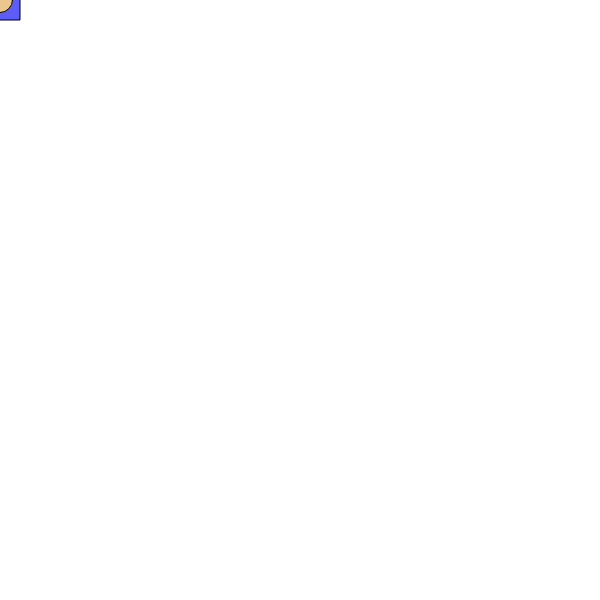
Frame 1 (no input)
Frame 60 (no input): identical to frame 1, image omitted
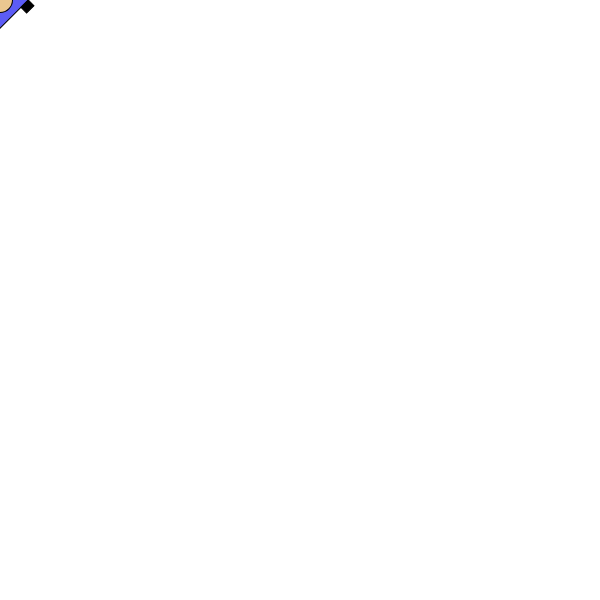
Frame 120 (the mouse pressed at the canvas centre since frame 60)

The p5.js sketch that drew these frames (run headless with seeded random() and noise() and a simulated clock; from frame 60 on, the mouse is pressed at the canvas centre):

// p5.js sketch
// ── sketch.js

var myself;

var x, y=0;
function setup() {
  createCanvas(600, 600);
  myself = new Player(0, 0);
}

function draw() {
  background(255, 255, 255);
  myself.update();
  myself.show();

}

// ── player.js
function Player(x, y) {
  this.pos = createVector(x, y);
  this.weapon = 8;
  this.rhead = 25;
  this.rbody = 40;
  this.vel = createVector(3, 3);
  var angle;

  this.update = function () {
    if(keyIsDown(UP_ARROW))
      this.pos.y -= this.vel.y;
    if(keyIsDown(DOWN_ARROW))
      this.pos.y += this.vel.y;
    if(keyIsDown(LEFT_ARROW))
      this.pos.x -= this.vel.x;
    if(keyIsDown(RIGHT_ARROW))
      this.pos.x += this.vel.x;

    var value = (mouseY - this.pos.y) / (mouseX - this.pos.x);
    angle = atan(value);
  }

  this.show = function() {

  translate(this.pos.x, this.pos.y);
    if(mouseX - this.pos.x < 0){
      rotate(angle+3,135844);
    }else{
      rotate(angle);
    }
    fill(92, 92, 246);
    rect(0 - this.rbody/2, 0 - this.rbody/2, this.rbody, this.rbody);
    fill(235, 199, 144);
    ellipse(0, 0, this.rhead, this.rhead);
    fill(0, 0, 0);
    rect(0 - this.rbody/2 + this.rbody, 0 - this.rbody/2, this.weapon, this.weapon * 1.3);
  }
}
